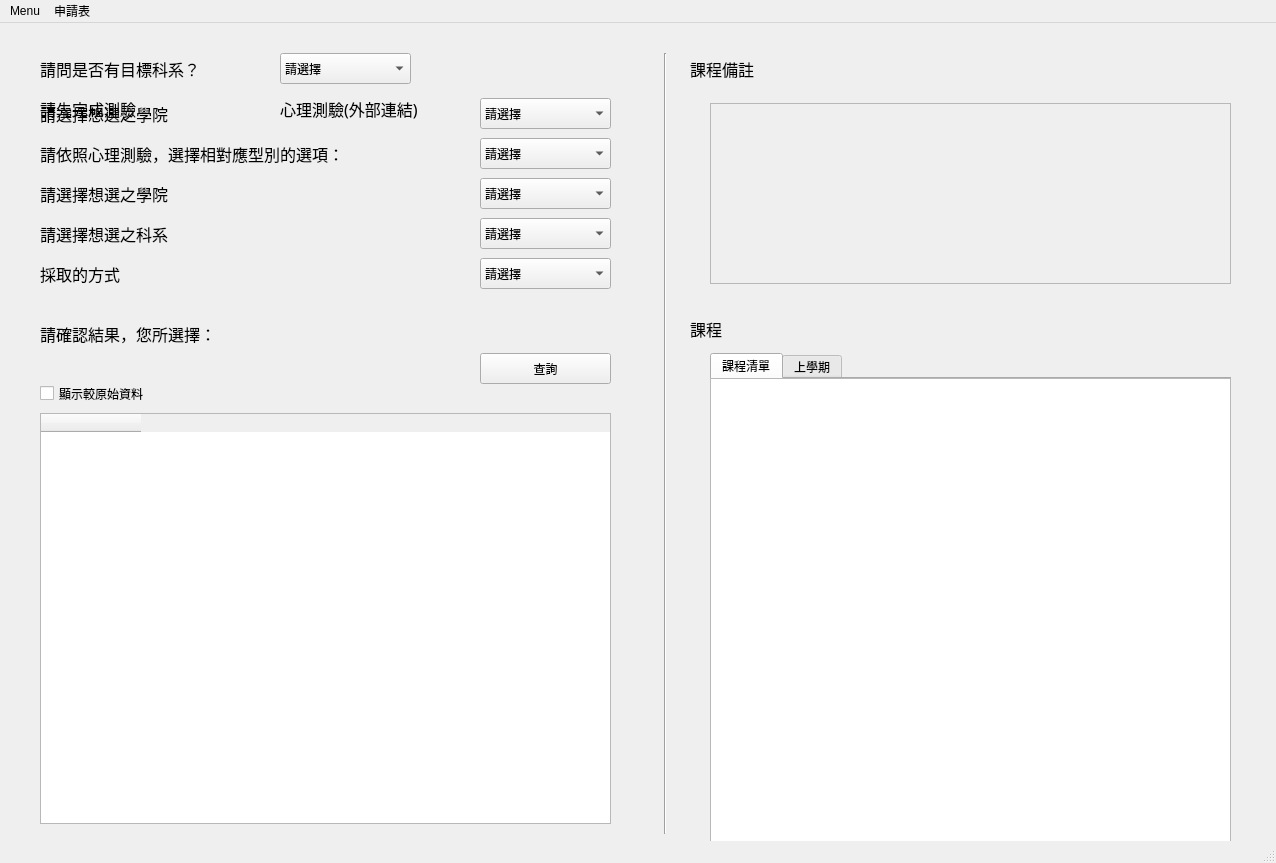
<?xml version="1.0" encoding="UTF-8"?>
<ui version="4.0">
 <class>MainWindow</class>
 <widget class="QMainWindow" name="MainWindow">
  <property name="geometry">
   <rect>
    <x>0</x>
    <y>0</y>
    <width>1276</width>
    <height>863</height>
   </rect>
  </property>
  <property name="windowTitle">
   <string>MainWindow</string>
  </property>
  <widget class="QWidget" name="centralwidget">
   <widget class="QLabel" name="label">
    <property name="geometry">
     <rect>
      <x>40</x>
      <y>30</y>
      <width>221</width>
      <height>31</height>
     </rect>
    </property>
    <property name="font">
     <font>
      <family>微軟正黑體</family>
      <pointsize>12</pointsize>
      <weight>50</weight>
      <bold>false</bold>
     </font>
    </property>
    <property name="text">
     <string>請問是否有目標科系？</string>
    </property>
   </widget>
   <widget class="QComboBox" name="comboBox">
    <property name="geometry">
     <rect>
      <x>280</x>
      <y>30</y>
      <width>131</width>
      <height>31</height>
     </rect>
    </property>
    <item>
     <property name="text">
      <string>請選擇</string>
     </property>
    </item>
   </widget>
   <widget class="QComboBox" name="comboBox_2">
    <property name="geometry">
     <rect>
      <x>480</x>
      <y>115</y>
      <width>131</width>
      <height>31</height>
     </rect>
    </property>
    <item>
     <property name="text">
      <string>請選擇</string>
     </property>
    </item>
   </widget>
   <widget class="QComboBox" name="comboBox_3">
    <property name="geometry">
     <rect>
      <x>480</x>
      <y>155</y>
      <width>131</width>
      <height>31</height>
     </rect>
    </property>
    <item>
     <property name="text">
      <string>請選擇</string>
     </property>
    </item>
   </widget>
   <widget class="QLabel" name="label_2">
    <property name="geometry">
     <rect>
      <x>40</x>
      <y>60</y>
      <width>591</width>
      <height>51</height>
     </rect>
    </property>
    <property name="font">
     <font>
      <family>微軟正黑體</family>
      <pointsize>12</pointsize>
      <weight>50</weight>
      <bold>false</bold>
     </font>
    </property>
    <property name="text">
     <string>請先完成測驗</string>
    </property>
   </widget>
   <widget class="QCheckBox" name="checkBox">
    <property name="geometry">
     <rect>
      <x>40</x>
      <y>350</y>
      <width>181</width>
      <height>41</height>
     </rect>
    </property>
    <property name="text">
     <string>顯示較原始資料</string>
    </property>
   </widget>
   <widget class="QLabel" name="label_3">
    <property name="geometry">
     <rect>
      <x>40</x>
      <y>100</y>
      <width>491</width>
      <height>61</height>
     </rect>
    </property>
    <property name="font">
     <font>
      <family>微軟正黑體</family>
      <pointsize>12</pointsize>
      <weight>50</weight>
      <bold>false</bold>
     </font>
    </property>
    <property name="text">
     <string>請依照心理測驗，選擇相對應型別的選項：</string>
    </property>
   </widget>
   <widget class="QLabel" name="label_4">
    <property name="geometry">
     <rect>
      <x>40</x>
      <y>140</y>
      <width>291</width>
      <height>61</height>
     </rect>
    </property>
    <property name="font">
     <font>
      <family>微軟正黑體</family>
      <pointsize>12</pointsize>
      <weight>50</weight>
      <bold>false</bold>
     </font>
    </property>
    <property name="text">
     <string>請選擇想選之學院</string>
    </property>
   </widget>
   <widget class="QLabel" name="label_5">
    <property name="geometry">
     <rect>
      <x>40</x>
      <y>60</y>
      <width>281</width>
      <height>61</height>
     </rect>
    </property>
    <property name="font">
     <font>
      <family>微軟正黑體</family>
      <pointsize>12</pointsize>
      <weight>50</weight>
      <bold>false</bold>
     </font>
    </property>
    <property name="text">
     <string>請選擇想選之學院</string>
    </property>
   </widget>
   <widget class="QComboBox" name="comboBox_4">
    <property name="geometry">
     <rect>
      <x>480</x>
      <y>75</y>
      <width>131</width>
      <height>31</height>
     </rect>
    </property>
    <item>
     <property name="text">
      <string>請選擇</string>
     </property>
    </item>
   </widget>
   <widget class="QLabel" name="label_6">
    <property name="geometry">
     <rect>
      <x>40</x>
      <y>180</y>
      <width>281</width>
      <height>61</height>
     </rect>
    </property>
    <property name="font">
     <font>
      <family>微軟正黑體</family>
      <pointsize>12</pointsize>
      <weight>50</weight>
      <bold>false</bold>
     </font>
    </property>
    <property name="text">
     <string>請選擇想選之科系</string>
    </property>
   </widget>
   <widget class="QComboBox" name="comboBox_5">
    <property name="geometry">
     <rect>
      <x>480</x>
      <y>195</y>
      <width>131</width>
      <height>31</height>
     </rect>
    </property>
    <item>
     <property name="text">
      <string>請選擇</string>
     </property>
    </item>
   </widget>
   <widget class="QLabel" name="label_7">
    <property name="geometry">
     <rect>
      <x>40</x>
      <y>280</y>
      <width>441</width>
      <height>61</height>
     </rect>
    </property>
    <property name="font">
     <font>
      <family>微軟正黑體</family>
      <pointsize>12</pointsize>
      <weight>50</weight>
      <bold>false</bold>
     </font>
    </property>
    <property name="text">
     <string>請確認結果，您所選擇：</string>
    </property>
   </widget>
   <widget class="QLabel" name="label_Link">
    <property name="geometry">
     <rect>
      <x>280</x>
      <y>60</y>
      <width>401</width>
      <height>51</height>
     </rect>
    </property>
    <property name="font">
     <font>
      <family>微軟正黑體</family>
      <pointsize>12</pointsize>
      <weight>50</weight>
      <bold>false</bold>
     </font>
    </property>
    <property name="text">
     <string>心理測驗(外部連結)</string>
    </property>
   </widget>
   <widget class="QLabel" name="label_8">
    <property name="geometry">
     <rect>
      <x>40</x>
      <y>220</y>
      <width>281</width>
      <height>61</height>
     </rect>
    </property>
    <property name="font">
     <font>
      <family>微軟正黑體</family>
      <pointsize>12</pointsize>
      <weight>50</weight>
      <bold>false</bold>
     </font>
    </property>
    <property name="text">
     <string>採取的方式</string>
    </property>
   </widget>
   <widget class="QComboBox" name="comboBox_6">
    <property name="geometry">
     <rect>
      <x>480</x>
      <y>235</y>
      <width>131</width>
      <height>31</height>
     </rect>
    </property>
    <item>
     <property name="text">
      <string>請選擇</string>
     </property>
    </item>
   </widget>
   <widget class="QPushButton" name="pushButton">
    <property name="geometry">
     <rect>
      <x>480</x>
      <y>330</y>
      <width>131</width>
      <height>31</height>
     </rect>
    </property>
    <property name="text">
     <string>查詢</string>
    </property>
   </widget>
   <widget class="QLabel" name="label_9">
    <property name="geometry">
     <rect>
      <x>690</x>
      <y>20</y>
      <width>141</width>
      <height>51</height>
     </rect>
    </property>
    <property name="font">
     <font>
      <family>微軟正黑體</family>
      <pointsize>12</pointsize>
      <weight>50</weight>
      <bold>false</bold>
     </font>
    </property>
    <property name="text">
     <string>課程備註</string>
    </property>
   </widget>
   <widget class="Line" name="line">
    <property name="geometry">
     <rect>
      <x>650</x>
      <y>30</y>
      <width>31</width>
      <height>781</height>
     </rect>
    </property>
    <property name="orientation">
     <enum>Qt::Vertical</enum>
    </property>
   </widget>
   <widget class="QScrollArea" name="scrollArea">
    <property name="geometry">
     <rect>
      <x>710</x>
      <y>80</y>
      <width>521</width>
      <height>181</height>
     </rect>
    </property>
    <property name="widgetResizable">
     <bool>true</bool>
    </property>
    <widget class="QWidget" name="scrollAreaWidgetContents">
     <property name="geometry">
      <rect>
       <x>0</x>
       <y>0</y>
       <width>519</width>
       <height>179</height>
      </rect>
     </property>
     <layout class="QVBoxLayout" name="verticalLayout">
      <item>
       <widget class="QLabel" name="label_10">
        <property name="font">
         <font>
          <family>微軟正黑體</family>
          <pointsize>12</pointsize>
          <weight>50</weight>
          <bold>false</bold>
         </font>
        </property>
        <property name="text">
         <string/>
        </property>
        <property name="textFormat">
         <enum>Qt::AutoText</enum>
        </property>
        <property name="alignment">
         <set>Qt::AlignLeading|Qt::AlignLeft|Qt::AlignTop</set>
        </property>
        <property name="wordWrap">
         <bool>true</bool>
        </property>
       </widget>
      </item>
     </layout>
    </widget>
   </widget>
   <widget class="QTableWidget" name="table_transfer">
    <property name="geometry">
     <rect>
      <x>40</x>
      <y>390</y>
      <width>571</width>
      <height>411</height>
     </rect>
    </property>
    <property name="rowCount">
     <number>0</number>
    </property>
    <column>
     <property name="text">
      <string/>
     </property>
    </column>
   </widget>
   <widget class="QTableWidget" name="table_double">
    <property name="geometry">
     <rect>
      <x>40</x>
      <y>390</y>
      <width>571</width>
      <height>411</height>
     </rect>
    </property>
    <property name="rowCount">
     <number>0</number>
    </property>
    <column>
     <property name="text">
      <string/>
     </property>
    </column>
   </widget>
   <widget class="QLabel" name="label_12">
    <property name="geometry">
     <rect>
      <x>690</x>
      <y>280</y>
      <width>141</width>
      <height>51</height>
     </rect>
    </property>
    <property name="font">
     <font>
      <family>微軟正黑體</family>
      <pointsize>12</pointsize>
      <weight>50</weight>
      <bold>false</bold>
     </font>
    </property>
    <property name="text">
     <string>課程</string>
    </property>
   </widget>
   <widget class="QTabWidget" name="tabWidget">
    <property name="geometry">
     <rect>
      <x>710</x>
      <y>330</y>
      <width>521</width>
      <height>471</height>
     </rect>
    </property>
    <property name="tabShape">
     <enum>QTabWidget::Rounded</enum>
    </property>
    <property name="currentIndex">
     <number>0</number>
    </property>
    <property name="usesScrollButtons">
     <bool>true</bool>
    </property>
    <property name="tabsClosable">
     <bool>false</bool>
    </property>
    <widget class="QWidget" name="tab">
     <attribute name="title">
      <string>課程清單</string>
     </attribute>
     <widget class="QTableWidget" name="table_course">
      <property name="geometry">
       <rect>
        <x>0</x>
        <y>0</y>
        <width>516</width>
        <height>443</height>
       </rect>
      </property>
      <property name="rowCount">
       <number>0</number>
      </property>
     </widget>
    </widget>
    <widget class="QWidget" name="tab_2">
     <attribute name="title">
      <string>上學期</string>
     </attribute>
     <widget class="QTableWidget" name="table_course_2">
      <property name="geometry">
       <rect>
        <x>0</x>
        <y>0</y>
        <width>516</width>
        <height>443</height>
       </rect>
      </property>
      <property name="rowCount">
       <number>0</number>
      </property>
     </widget>
    </widget>
   </widget>
   <widget class="QTableWidget" name="table_course_3">
    <property name="geometry">
     <rect>
      <x>710</x>
      <y>355</y>
      <width>521</width>
      <height>471</height>
     </rect>
    </property>
    <property name="rowCount">
     <number>0</number>
    </property>
   </widget>
  </widget>
  <widget class="QMenuBar" name="menubar">
   <property name="geometry">
    <rect>
     <x>0</x>
     <y>0</y>
     <width>1276</width>
     <height>25</height>
    </rect>
   </property>
   <widget class="QMenu" name="menuMenu">
    <property name="title">
     <string>Menu</string>
    </property>
    <addaction name="actionExit_3"/>
   </widget>
   <widget class="QMenu" name="menu">
    <property name="title">
     <string>申請表</string>
    </property>
    <addaction name="actiontransfer"/>
    <addaction name="actiondouble"/>
   </widget>
   <addaction name="menuMenu"/>
   <addaction name="menu"/>
  </widget>
  <widget class="QStatusBar" name="statusbar"/>
  <action name="actionRefresh">
   <property name="text">
    <string>Refresh</string>
   </property>
  </action>
  <action name="actionExit">
   <property name="text">
    <string>Save as pic</string>
   </property>
  </action>
  <action name="actionExit_2">
   <property name="text">
    <string>Exit</string>
   </property>
  </action>
  <action name="actionSave_as_pic">
   <property name="text">
    <string>Save as pic</string>
   </property>
  </action>
  <action name="actionExit_3">
   <property name="text">
    <string>Exit</string>
   </property>
  </action>
  <action name="actiontransfer">
   <property name="text">
    <string>轉系</string>
   </property>
  </action>
  <action name="actiondouble">
   <property name="text">
    <string>雙主修/輔系</string>
   </property>
  </action>
  <action name="actionminor">
   <property name="text">
    <string>輔系</string>
   </property>
  </action>
 </widget>
 <resources/>
 <connections/>
</ui>
